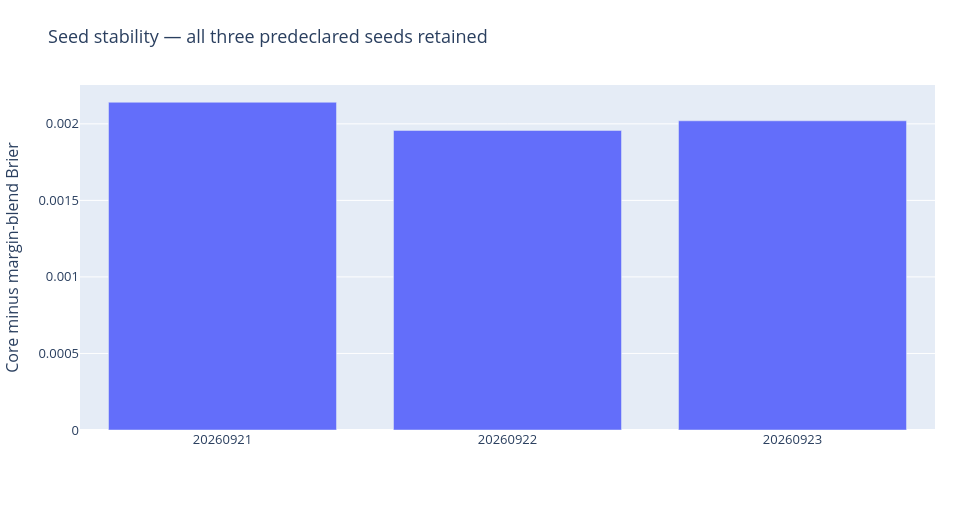

Source (notebook cell):
### Markdown cell above
The margin blend improves on the core in all three years. It beats the matched binary blend in **two of three**, not all three: the binary blend is better in 2025. The pooled objective advantage is approximately **0.0004168 Brier**. This distinction prevents claiming more than the controlled comparison supports.

### Code cell
seed = pd.DataFrame(r['seeds'])
seed['gain'] = pooled['core'] - seed['brier']
display(seed)
chart('seeds', 'Seed stability — all three predeclared seeds retained', seed['seed'].astype(str).tolist(), {'Brier reduction': seed['gain'].tolist()}, 'Core minus margin-blend Brier')

### Figure 1 — Plotly figure (JSON) as saved in the notebook; plotly's stock layout.template omitted (floating-point values rounded to 4 significant figures)
{"data": [{"name": "Brier reduction", "type": "bar", "x": ["20260921", "20260922", "20260923"], "y": [0.002141, 0.001957, 0.00202]}], "layout": {"barmode": "group", "font": {"size": 13}, "height": 520, "legend": {"orientation": "h", "y": -0.23}, "margin": {"b": 90, "l": 75, "r": 25, "t": 85}, "title": {"text": "Seed stability — all three predeclared seeds retained"}, "width": 960, "yaxis": {"title": {"text": "Core minus margin-blend Brier"}}}}
